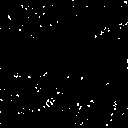

The script that drew this image:
import cv2
import numpy as np
import matplotlib.pyplot as plt

# Read image
img = cv2.imread("imori.jpg").astype(np.float32)
H, W, C = img.shape

# Otsu binary
## Grayscale
out = 0.2126 * img[..., 2] + 0.7152 * img[..., 1] + 0.0722 * img[..., 0]
out = out.astype(np.uint8)

## Determine threshold of Otsu's binarization
max_sigma = 0
max_t = 0

for _t in range(1, 255):
    v0 = out[np.where(out < _t)]
    m0 = np.mean(v0) if len(v0) > 0 else 0.
    w0 = len(v0) / (H * W)
    v1 = out[np.where(out >= _t)]
    m1 = np.mean(v1) if len(v1) > 0 else 0.
    w1 = len(v1) / (H * W)
    sigma = w0 * w1 * ((m0 - m1) ** 2)
    if sigma > max_sigma:
        max_sigma = sigma
        max_t = _t

## Binarization
#print("threshold >>", max_t)
th = max_t
out[out < th] = 0
out[out >= th] = 255

# Morphology filter
MF = np.array(((0, 1, 0),
               (1, 0, 1),
               (0, 1, 0)), dtype=np.int)

# Morphology - erode
Erode_time = 3
mor = out.copy()

for i in range(Erode_time):
    tmp = np.pad(out, (1, 1), 'edge')
    for y in range(1, H+1):
        for x in range(1, W+1):
            if np.sum(MF * tmp[y-1:y+2, x-1:x+2]) < 255*4:
                mor[y-1, x-1] = 0

# Morphology - dilate
Dil_time = 3

for i in range(Dil_time):
    tmp = np.pad(mor, (1, 1), 'edge')
    for y in range(1, H+1):
        for x in range(1, W+1):
            if np.sum(MF * tmp[y-1:y+2, x-1:x+2]) >= 255:
                mor[y-1, x-1] = 255

out = out - mor
                
# Save result
cv2.imwrite("out.jpg", out)
cv2.imshow("result", out)
cv2.waitKey(0)
cv2.destroyAllWindows()
